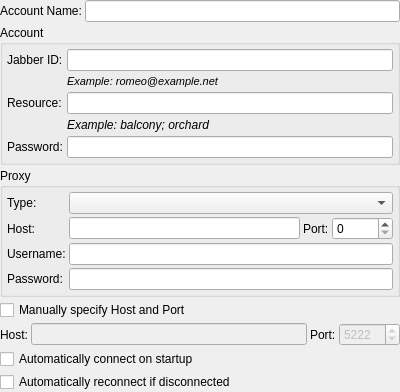
<ui version="4.0" >
 <class>AccountOptionsClass</class>
 <widget class="QWidget" name="AccountOptionsClass" >
  <property name="geometry" >
   <rect>
    <x>0</x>
    <y>0</y>
    <width>400</width>
    <height>371</height>
   </rect>
  </property>
  <property name="windowTitle" >
   <string>AccountOptions</string>
  </property>
  <layout class="QVBoxLayout" >
   <property name="margin" >
    <number>0</number>
   </property>
   <property name="spacing" >
    <number>3</number>
   </property>
   <item>
    <layout class="QHBoxLayout" >
     <property name="margin" >
      <number>0</number>
     </property>
     <property name="spacing" >
      <number>3</number>
     </property>
     <item>
      <widget class="QLabel" name="label" >
       <property name="text" >
        <string>Account Name:</string>
       </property>
       <property name="buddy" >
        <cstring>lneName</cstring>
       </property>
      </widget>
     </item>
     <item>
      <widget class="QLineEdit" name="lneName" />
     </item>
    </layout>
   </item>
   <item>
    <widget class="QGroupBox" name="grbAccount" >
     <property name="sizePolicy" >
      <sizepolicy>
       <hsizetype>5</hsizetype>
       <vsizetype>0</vsizetype>
       <horstretch>0</horstretch>
       <verstretch>0</verstretch>
      </sizepolicy>
     </property>
     <property name="title" >
      <string>Account</string>
     </property>
     <layout class="QVBoxLayout" >
      <property name="margin" >
       <number>4</number>
      </property>
      <property name="spacing" >
       <number>3</number>
      </property>
      <item>
       <layout class="QGridLayout" >
        <property name="margin" >
         <number>0</number>
        </property>
        <property name="spacing" >
         <number>4</number>
        </property>
        <item row="2" column="1" >
         <widget class="QLineEdit" name="lneResource" />
        </item>
        <item row="1" column="1" >
         <widget class="QLabel" name="label_5" >
          <property name="sizePolicy" >
           <sizepolicy>
            <hsizetype>5</hsizetype>
            <vsizetype>4</vsizetype>
            <horstretch>0</horstretch>
            <verstretch>0</verstretch>
           </sizepolicy>
          </property>
          <property name="font" >
           <font>
            <family>MS Shell Dlg 2</family>
            <pointsize>8</pointsize>
            <italic>true</italic>
           </font>
          </property>
          <property name="text" >
           <string>Example: romeo@example.net</string>
          </property>
         </widget>
        </item>
        <item row="0" column="0" >
         <widget class="QLabel" name="label_2" >
          <property name="text" >
           <string>Jabber ID:</string>
          </property>
          <property name="buddy" >
           <cstring>lneJabberId</cstring>
          </property>
         </widget>
        </item>
        <item row="0" column="1" >
         <widget class="QLineEdit" name="lneJabberId" />
        </item>
        <item row="2" column="0" >
         <widget class="QLabel" name="label_3" >
          <property name="text" >
           <string>Resource:</string>
          </property>
          <property name="buddy" >
           <cstring>lneResource</cstring>
          </property>
         </widget>
        </item>
        <item row="4" column="0" >
         <widget class="QLabel" name="label_4" >
          <property name="text" >
           <string>Password:</string>
          </property>
          <property name="buddy" >
           <cstring>lnePassword</cstring>
          </property>
         </widget>
        </item>
        <item row="4" column="1" >
         <widget class="QLineEdit" name="lnePassword" >
          <property name="echoMode" >
           <enum>QLineEdit::PasswordEchoOnEdit</enum>
          </property>
         </widget>
        </item>
        <item row="3" column="1" >
         <widget class="QLabel" name="label_6" >
          <property name="sizePolicy" >
           <sizepolicy>
            <hsizetype>5</hsizetype>
            <vsizetype>4</vsizetype>
            <horstretch>0</horstretch>
            <verstretch>0</verstretch>
           </sizepolicy>
          </property>
          <property name="font" >
           <font>
            <italic>true</italic>
           </font>
          </property>
          <property name="text" >
           <string>Example: balcony; orchard</string>
          </property>
         </widget>
        </item>
       </layout>
      </item>
     </layout>
    </widget>
   </item>
   <item>
    <widget class="QGroupBox" name="grbProxy" >
     <property name="title" >
      <string>Proxy</string>
     </property>
     <layout class="QVBoxLayout" >
      <property name="margin" >
       <number>4</number>
      </property>
      <property name="spacing" >
       <number>3</number>
      </property>
      <item>
       <layout class="QGridLayout" >
        <property name="margin" >
         <number>0</number>
        </property>
        <property name="spacing" >
         <number>3</number>
        </property>
        <item row="1" column="1" >
         <widget class="QLineEdit" name="lneProxyHost" />
        </item>
        <item row="1" column="2" >
         <widget class="QLabel" name="label_13" >
          <property name="text" >
           <string>Port:</string>
          </property>
          <property name="buddy" >
           <cstring>spbProxyPort</cstring>
          </property>
         </widget>
        </item>
        <item row="2" column="0" >
         <widget class="QLabel" name="label_9" >
          <property name="text" >
           <string>Username:</string>
          </property>
          <property name="buddy" >
           <cstring>lneProxyUser</cstring>
          </property>
         </widget>
        </item>
        <item row="3" column="0" >
         <widget class="QLabel" name="label_10" >
          <property name="text" >
           <string>Password:</string>
          </property>
          <property name="buddy" >
           <cstring>lneProxyPassword</cstring>
          </property>
         </widget>
        </item>
        <item row="0" column="0" >
         <widget class="QLabel" name="label_7" >
          <property name="text" >
           <string>Type:</string>
          </property>
          <property name="buddy" >
           <cstring>cmbProxyType</cstring>
          </property>
         </widget>
        </item>
        <item row="1" column="0" >
         <widget class="QLabel" name="label_8" >
          <property name="text" >
           <string>Host:</string>
          </property>
          <property name="buddy" >
           <cstring>lneProxyHost</cstring>
          </property>
         </widget>
        </item>
        <item row="0" column="1" colspan="3" >
         <widget class="QComboBox" name="cmbProxyType" >
          <property name="sizePolicy" >
           <sizepolicy>
            <hsizetype>7</hsizetype>
            <vsizetype>0</vsizetype>
            <horstretch>0</horstretch>
            <verstretch>0</verstretch>
           </sizepolicy>
          </property>
         </widget>
        </item>
        <item row="2" column="1" colspan="3" >
         <widget class="QLineEdit" name="lneProxyUser" />
        </item>
        <item row="3" column="1" colspan="3" >
         <widget class="QLineEdit" name="lneProxyPassword" >
          <property name="echoMode" >
           <enum>QLineEdit::PasswordEchoOnEdit</enum>
          </property>
         </widget>
        </item>
        <item row="1" column="3" >
         <widget class="QSpinBox" name="spbProxyPort" >
          <property name="minimumSize" >
           <size>
            <width>60</width>
            <height>0</height>
           </size>
          </property>
          <property name="maximum" >
           <number>65535</number>
          </property>
         </widget>
        </item>
       </layout>
      </item>
     </layout>
    </widget>
   </item>
   <item>
    <layout class="QGridLayout" >
     <property name="margin" >
      <number>0</number>
     </property>
     <property name="spacing" >
      <number>3</number>
     </property>
     <item row="1" column="2" >
      <widget class="QLabel" name="label_12" >
       <property name="text" >
        <string>Port:</string>
       </property>
       <property name="buddy" >
        <cstring>spbPort</cstring>
       </property>
      </widget>
     </item>
     <item row="1" column="0" >
      <widget class="QLabel" name="label_11" >
       <property name="text" >
        <string>Host:</string>
       </property>
       <property name="buddy" >
        <cstring>lneHost</cstring>
       </property>
      </widget>
     </item>
     <item row="1" column="1" >
      <widget class="QLineEdit" name="lneHost" >
       <property name="enabled" >
        <bool>false</bool>
       </property>
      </widget>
     </item>
     <item row="1" column="3" >
      <widget class="QSpinBox" name="spbPort" >
       <property name="enabled" >
        <bool>false</bool>
       </property>
       <property name="sizePolicy" >
        <sizepolicy>
         <hsizetype>5</hsizetype>
         <vsizetype>0</vsizetype>
         <horstretch>0</horstretch>
         <verstretch>0</verstretch>
        </sizepolicy>
       </property>
       <property name="minimumSize" >
        <size>
         <width>60</width>
         <height>0</height>
        </size>
       </property>
       <property name="maximum" >
        <number>65535</number>
       </property>
       <property name="value" >
        <number>5222</number>
       </property>
      </widget>
     </item>
     <item row="0" column="0" colspan="4" >
      <widget class="QCheckBox" name="chbManualHostPort" >
       <property name="text" >
        <string>Manually specify Host and Port</string>
       </property>
      </widget>
     </item>
    </layout>
   </item>
   <item>
    <widget class="QCheckBox" name="chbAutoConnect" >
     <property name="text" >
      <string>Automatically connect on startup</string>
     </property>
    </widget>
   </item>
   <item>
    <widget class="QCheckBox" name="chbAutoReconnect" >
     <property name="text" >
      <string>Automatically reconnect if disconnected</string>
     </property>
    </widget>
   </item>
  </layout>
 </widget>
 <layoutdefault spacing="6" margin="11" />
 <tabstops>
  <tabstop>lneName</tabstop>
  <tabstop>lneJabberId</tabstop>
  <tabstop>lneResource</tabstop>
  <tabstop>lnePassword</tabstop>
  <tabstop>cmbProxyType</tabstop>
  <tabstop>lneProxyHost</tabstop>
  <tabstop>spbProxyPort</tabstop>
  <tabstop>lneProxyUser</tabstop>
  <tabstop>lneProxyPassword</tabstop>
  <tabstop>chbManualHostPort</tabstop>
  <tabstop>lneHost</tabstop>
  <tabstop>spbPort</tabstop>
  <tabstop>chbAutoConnect</tabstop>
  <tabstop>chbAutoReconnect</tabstop>
 </tabstops>
 <resources/>
 <connections>
  <connection>
   <sender>chbManualHostPort</sender>
   <signal>toggled(bool)</signal>
   <receiver>lneHost</receiver>
   <slot>setEnabled(bool)</slot>
   <hints>
    <hint type="sourcelabel" >
     <x>59</x>
     <y>325</y>
    </hint>
    <hint type="destinationlabel" >
     <x>55</x>
     <y>351</y>
    </hint>
   </hints>
  </connection>
  <connection>
   <sender>chbManualHostPort</sender>
   <signal>toggled(bool)</signal>
   <receiver>spbPort</receiver>
   <slot>setEnabled(bool)</slot>
   <hints>
    <hint type="sourcelabel" >
     <x>358</x>
     <y>326</y>
    </hint>
    <hint type="destinationlabel" >
     <x>358</x>
     <y>343</y>
    </hint>
   </hints>
  </connection>
 </connections>
</ui>
